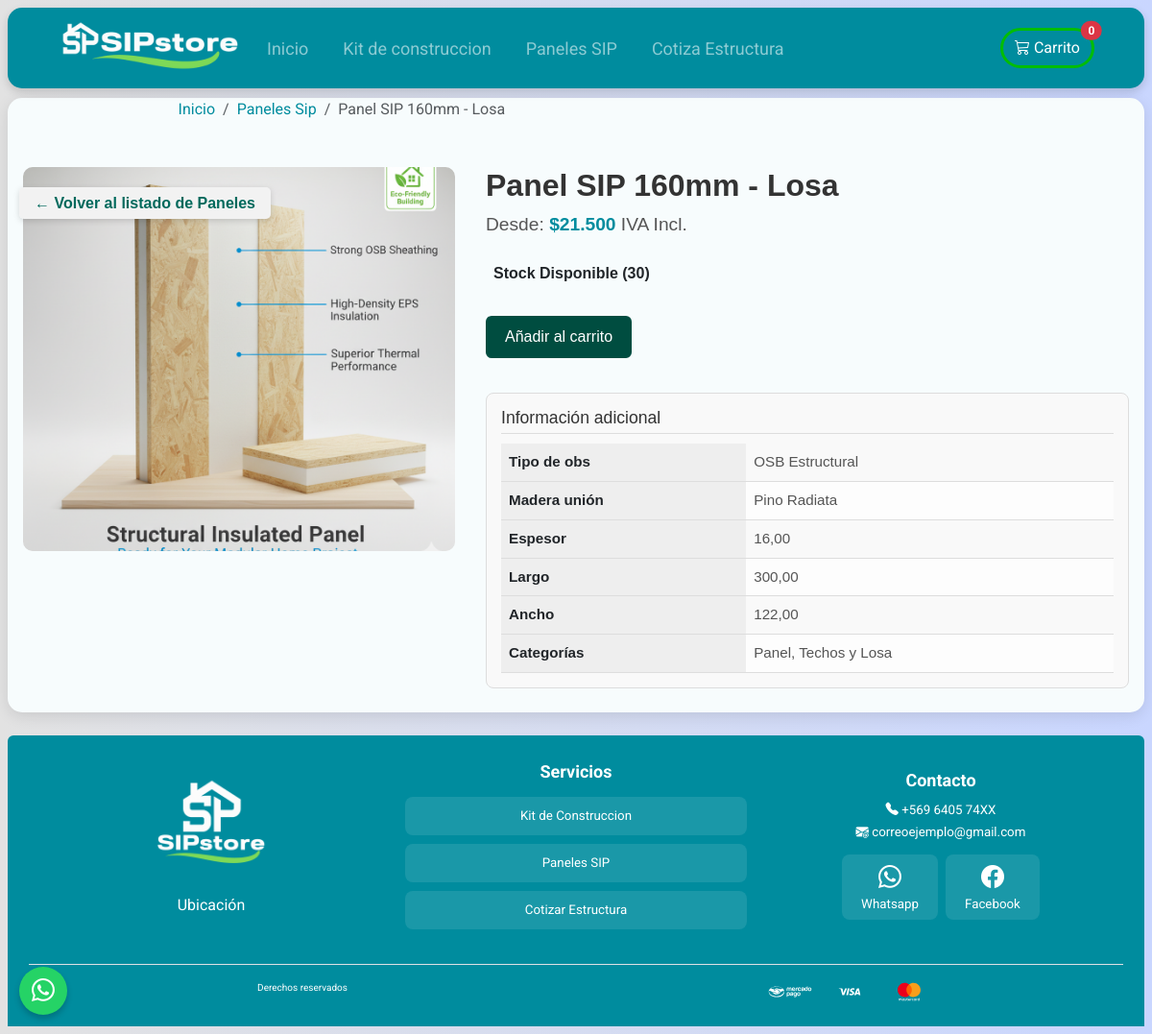
Page /paneles/4/ on the earlier database version.
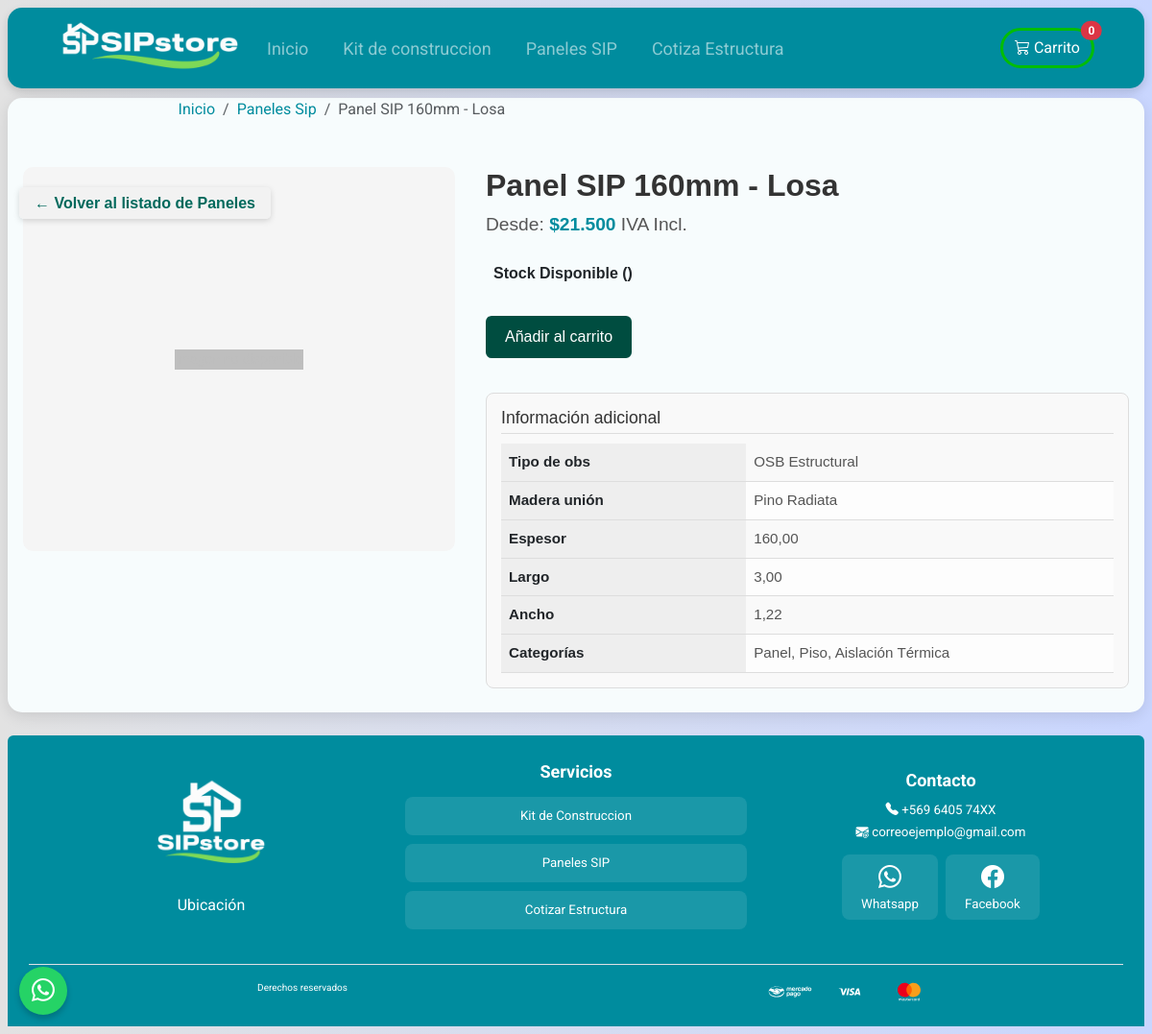
Same page on the later database version.
### store/models.py (models this page shows, shortened)
class Producto(models.Model):
    nombre = models.CharField(max_length=200)
    precio = models.FloatField()
    descripcion = models.TextField(blank=True, null=True)
    ofertas = GenericRelation('Oferta', related_query_name='producto')
    imagenes = GenericRelation('imagenProducto', related_query_name='producto')
    inventario = GenericRelation('Inventario', related_query_name='producto')
    class Meta:
        abstract = True

class PanelSIP(Producto):
    tipo_obs = models.CharField(max_length=100, blank=True,null=True)
    madera_union = models.CharField(max_length=100, blank=True,null=True)
    espesor = models.DecimalField(max_digits=5, decimal_places=2)  # ! cm o mm?
    largo = models.DecimalField(max_digits=7, decimal_places=2)
    ancho = models.DecimalField(max_digits=5, decimal_places=2)
    categorias =models.ManyToManyField(Categoria, related_name="paneles", blank=True)

class imagenProducto(models.Model):
    content_type = models.ForeignKey(ContentType, on_delete=models.CASCADE)
    object_id = models.PositiveIntegerField()
    producto = GenericForeignKey('content_type', 'object_id')
    imagen = models.ImageField(upload_to=ruta_imagen) #Guardar la imagen en carpeta correspondiente

class Inventario(models.Model):
    TIPO_STOCK = [
        ('stock', 'Con stock'),
        ('pedido', 'Por pedido'),
    ]
    content_type = models.ForeignKey(ContentType, on_delete=models.CASCADE)
    object_id = models.PositiveIntegerField()
    producto = GenericForeignKey('content_type', 'object_id')
    disponible = models.PositiveIntegerField(default=0)
    reservado = models.PositiveIntegerField(default=0)
    modo_stock = models.CharField(max_length=20, choices=TIPO_STOCK, default='pedido')

class Categoria(models.Model):
    nombre = models.CharField(max_length=100, unique=True)

### store/views.py (the view)
# urls.py: path('paneles/<int:pk>/', views.paneles_detail, name="paneles_detail"),
def paneles_detail(request, pk):
    panel = get_object_or_404(PanelSIP, pk=pk)
    return render(request, 'paneles_detail.html', {'panel': panel})

### cart/context_processors.py (called while the page is built, shortened)
def totales_carrito(request):
    carrito = request.session.get("carrito", {})
    if not isinstance(carrito, dict):
        carrito = {}
    total = 0
    cantidad_articulos = 0
    productos_detalles = []
    return {
        "total_carrito": int(total),
        "cantidad_articulos_carrito": cantidad_articulos,
        "productos_detalles": productos_detalles,
    }

### control/templatetags/myfilters.py (called while the page is built)
@register.filter
def punto_miles(value):
    try:
        value = int(value)
        return f"{value:,}".replace(",", ".")
    except (ValueError, TypeError):
        return value

### store/templates/paneles_detail.html (shortened to what this page needs)
{% extends "base.html" %}
{% load static %}
{% load myfilters %}
{% block link %}
<link rel="stylesheet" href="{% static 'store/style/detalles.css' %}">
{% endblock %}
{% block content %}
<nav class="nav-breadcrumb" aria-label="breadcrumb">
      <ol class="breadcrumb">
        <li class="breadcrumb-item"><a href="{% url 'home' %}">Inicio</a></li>
        <li class="breadcrumb-item"><a href="{% url 'paneles' %}">Paneles Sip</a></li>
        <li class="breadcrumb-item active" aria-current="page">{{panel.nombre }}</li>
      </ol>
    </nav>
<div class="product-container">
  <div class="product-image">
    {% if panel.imagenes.all %}
      <img src="{{panel.imagenes.first.imagen.url  }}" alt="{{panel.nombre}}" />
    {% else %}
      <div class="placeholder">
        <span>Imagen no disponible</span>
      </div>
    {% endif %}
  </div>
  <div class="product-info">
    <h1 class="product-title">{{ panel.nombre }}</h1>
    <p class="product-price">Desde: <span>${{ panel.precio|floatformat:0|punto_miles }}</span> IVA Incl.</p>
    <strong class="d-block mt-3 mb-4 p-2">
      {% if panel.inventario.first.modo_stock == 'pedido' %}
          Disponible Bajo Pedido
        {% else %}
          Stock Disponible ({{panel.inventario.first.disponible}})
        {% endif %}
    </strong>
    <form action="" method="post">
      <button class="btn-cart">Añadir al carrito</button>
    </form>
<div class="product-extra">
  <h3>Información adicional</h3>
  <table>
    {% if panel.tipo_obs %}
      <tr>
        <th>Tipo de obs</th>
        <td>{{ panel.tipo_obs }}</td>
      </tr>
    {% endif %}
    {% if panel.madera_union %}
      <tr>
        <th>Madera unión</th>
        <td>{{ panel.madera_union }}</td>
      </tr>
    {% endif %}
    {% if panel.espesor %}
      <tr>
        <th>Espesor</th>
        <td>{{ panel.espesor }}</td>
      </tr>
    {% endif %}
    {% if panel.largo %}
      <tr>
        <th>Largo</th>
        <td>{{ panel.largo }}</td>
      </tr>
    {% endif %}
    {% if panel.ancho %}
      <tr>
        <th>Ancho</th>
        <td>{{ panel.ancho }}</td>
      </tr>
    {% endif %}
    {% if panel.categorias.all %}
      <tr>
        <th>Categorías</th>
        <td>
          {% for categoria in panel.categorias.all %}
            {{ categoria.nombre }}{% if not forloop.last %}, {% endif %}
          {% endfor %}
        </td>
      </tr>
    {% endif %}
  </table>
</div>
    <div class="back-link">
      <a href="{% url 'paneles' %}">← Volver al listado de Paneles</a>
    </div>
  </div>
</div>
{% endblock %}

### core/templates/base.html (shortened to what this page needs)
{% load static %}
<!DOCTYPE html>
<html lang="es">
<head>
  <link rel="stylesheet" href="{% static 'css/normalize.css' %}" />
  <link rel="stylesheet" href="{% static 'css/bootstrap.min.css' %}" />
  <link rel="stylesheet" href="{% static 'css/bootstrap-icons.min.css' %}" />
  <link rel="stylesheet" href="{% static 'core/style/base.css' %}" />
  {% block link %}{% endblock %}
</head>
<body>
  <nav class="navbar navbar-expand-lg navbar-dark bg-primary rounded shadow-sm">
    <div class="container-fluid">
      <img id="nav-logo" src="{% static 'img/logoHorizontal.png' %}" alt="SIPstore"
        class="d-inline-block align-text-top logo" />
      <div class="collapse navbar-collapse" id="navbarNav">
        <ul class="navbar-nav me-auto mb-2 mb-lg-0">
          <li class="nav-item">
            <a class="nav-link" href="{% url 'home' %}">Inicio</a>
          </li>
          <li class="nav-item">
            <a class="nav-link" href="{% url 'kits' %}">Kit de construccion</a>
          </li>
          <li class="nav-item">
            <a class="nav-link" href="{% url 'paneles' %}">Paneles SIP</a>
          </li>
          <li class="nav-item">
            <a class="nav-link" href="{% url 'quote' %}">Cotiza Estructura</a>
          </li>
        </ul>
        <a href="{% url 'carrito' %}" class="btn btn-success cart-button position-relative">
          <i class="bi bi-cart3"></i> Carrito
          <span id="contar_carrito"
            class="position-absolute top-0 start-100 translate-middle badge rounded-pill bg-danger">
            {{ cantidad_articulos_carrito|default:0 }}
          </span>
        </a>
      </div>
    </div>
  </nav>
  <main class="container">
    <div class="main rounded shadow-sm">
      {% block content %}{% endblock %}
    </div>
  </main>
  <footer class="bg-primary text-white mt-4 rounded-top">
    <div class="container py-4">
      <div class="row text-center text-md-start">
        <div class="col-md-4 mb-3">
          <img src="{% static 'img/logoVertical.png' %}" alt="SIPSTORE" class="log mb-2" />
          <p class="mb-1">Ubicación</p>
        </div>
        <div class="col-md-4 mb-3">
          <p class="fw-bold mb-2">Servicios</p>
          <a class="a-foot d-block mb-1" href="{% url 'kits' %}">Kit de Construccion</a>
          <a class="a-foot d-block mb-1" href="{% url 'paneles' %}">Paneles SIP</a>
          <a class="a-foot d-block mb-1" href="#">Cotizar Estructura</a>
        </div>
        <div class="col-md-4 mb-3">
          <p class="fw-bold mb-2">Contacto</p>
          <p class="mb-1 tex">
            <i class="bi bi-telephone-fill"></i> +569 6405 74XX
          </p>
          <p class="mb-2 tex">
            <i class="bi bi-envelope-at-fill"></i>
            correoejemplo@gmail.com
          </p>
          <div class="d-flex justify-content-center justify-content-md-start gap-2">
            <a class="a-foot d-flex align-items-center boton-red" href="#">
              <i class="bi bi-whatsapp"></i>Whatsapp
            </a>
            <a class="a-foot d-flex align-items-center boton-red" href="#">
              <i class="bi bi-facebook"></i>Facebook
            </a>
          </div>
        </div>
      </div>
      <div class="row mt-3 border-top pt-3 text-center">
        <div class="col-12 col-md-6 mb-2 mb-md-0 ultimo">
          Derechos reservados
        </div>
        <div class="col-12 col-md-6 ultimo">
          <img class="medio_pago" src="{% static 'core/img/mercado_pago.svg' %}" alt="mercado_pago">
          <img class="medio_pago" src="{% static 'core/img/visa.svg' %}" alt="visa">
          <img class="medio_pago" src="{% static 'core/img/mastercard.svg' %}" alt="master_card">
        </div>
      </div>
    </div>
  </footer>
  <a id="btnWhats" href="https://wa.me/56964057476" target="_blank">
    <i class="bi bi-whatsapp"></i>
  </a>
</body>
</html>

### core/static/core/style/base.css (style rules this page uses)
body { background-color: #c9d6ff; background: linear-gradient(to right, #e2e2e2, #c9d6ff); font-family: "Roboto", sans-serif !important; margin: 8px; }
.navbar { padding: 2px 40px; border-radius: 15px !important; box-shadow: 0 4px 10px rgba(0, 0, 0, 0.15) !important; width: 100%; background: #008c9e !important; }
main.container { max-width: 100% !important; padding-left: 0 !important; padding-right: 0 !important; }
.container-fluid { background-color: #008c9e; }
.navbar-collapse { flex-grow: 1; flex-basis: 100%; }
#nav-logo { max-width: 200px; width: 100%; height: auto; }
.log { max-width: 120px; width: 100%; height: auto; object-fit: contain; }
.nav-link { margin: 0px 10px; font-size: large; }
.cart-button { border-radius: 50px; background-color: rgba(3, 189, 3, 0); border: 3px solid rgba(3, 189, 3); }
.main { min-height: 80vh; width: 100% !important; border-radius: 15px !important; background-color: #f7fcfd; box-shadow: 0 4px 15px rgba(0, 0, 0, 0.1) !important; margin-top: 10px; }
.bg-primary { --bs-bg-opacity: 1; background-color: #008c9e !important; }
.col-md-4 { display: flex; justify-content: center; align-items: center; flex-direction: column; }
.a-foot { display: flex; flex-direction: column; align-items: center; justify-content: center; background-color: rgba(255, 255, 255, 0.1); padding: 10px; border-radius: 8px; text-align: center; text-decoration: none; color: #fff; margin: 5px 0; transition: background-color 0.3s ease; width: 100%; }
.bi-facebook, .bi-whatsapp { font-size: x-large; }
.ultimo { font-size: x-small; }
.boton-red { width: 100%; padding: 6px 20px; }
.tex, .a-foot { font-size: smaller; }
.medio_pago { width: 5vw; height: 2vw; }
.fw-bold { font-size: large; }
#btnWhats { position: fixed; bottom: 20px; left: 20px; background: #25d366; color: white; border: none; padding: 14px; border-radius: 50%; font-size: 22px; cursor: pointer; z-index: 1000; display: flex; align-items: center; justify-content: center; box-shadow: 0 4px 6px rgba(0, 0, 0, 0.2); transition: transform 0.2s ease-in-out; height: 50px; width: 50px; }

### store/static/store/style/detalles.css (style rules this page uses)
.nav-breadcrumb { margin: 0 0 0 15%; }
.breadcrumb-item a { text-decoration: none; color: #008c9e; }
.product-container { display: flex; flex-wrap: wrap; gap: 2rem; max-width: 1200px; margin: 2rem auto; padding: 1rem; font-family: Arial, sans-serif; }
.product-image { width: 100% !important; max-width: 450px !important; height: 400px !important; background: #f5f5f5; border-radius: 10px; overflow: hidden; display: flex; align-items: center; justify-content: center; }
.product-image .placeholder { color: #888; font-size: 14px; text-align: center; }
.product-info { flex: 1 1 50%; min-width: 300px; }
.product-title { font-size: 2rem; font-weight: bold; margin-bottom: 0.5rem; color: #333; }
.product-price { font-size: 1.2rem; margin-bottom: 1rem; color: #555; }
.product-price span { color: #008c9e; font-weight: bold; }
.btn-cart { background: #004d40; color: #fff; padding: 10px 20px; border: none; border-radius: 6px; cursor: pointer; font-size: 1rem; transition: background 0.3s ease; margin-bottom: 1rem; }
.product-extra { margin-top: 20px; padding: 15px; background: #f9f9f9; border: 1px solid #ddd; border-radius: 8px; }
.product-extra h3 { font-size: 1.1rem; margin-bottom: 10px; color: #333; border-bottom: 1px solid #ddd; padding-bottom: 5px; }
.product-extra table { width: 100%; border-collapse: collapse; font-size: 0.95rem; }
.product-extra th { text-align: left; width: 40%; padding: 8px; background: #eee; font-weight: 600; border-bottom: 1px solid #ddd; }
.product-extra td { padding: 8px; border-bottom: 1px solid #ddd; color: #555; }
.product-extra tr:nth-child(even) td { background: #fdfdfd; }
.back-link { position: fixed; top: 200px; left: 20px; z-index: 999; }
.back-link a { text-decoration: none; color: #00695c; font-weight: bold; background-color: #f2f2f2; padding: 0.5rem 1rem; border-radius: 5px; box-shadow: 0 2px 6px rgba(0,0,0,0.15); transition: background-color 0.3s, transform 0.2s; }

Differences in the rows shown:
no longer on this page (row edited): Categoria: nombre "Techos y Losa"
changed PanelSIP "Panel SIP 160mm - Losa": espesor "16,00" → "160,00"; largo "300,00" → "3,00"; ancho "122,00" → "1,22"; imagenes.first.imagen: picture removed; inventario.first.disponible "30" → (not shown)
now on this page (row edited): Categoria: nombre "Piso"
now on this page (row unchanged): Categoria: nombre "Aislación Térmica"
